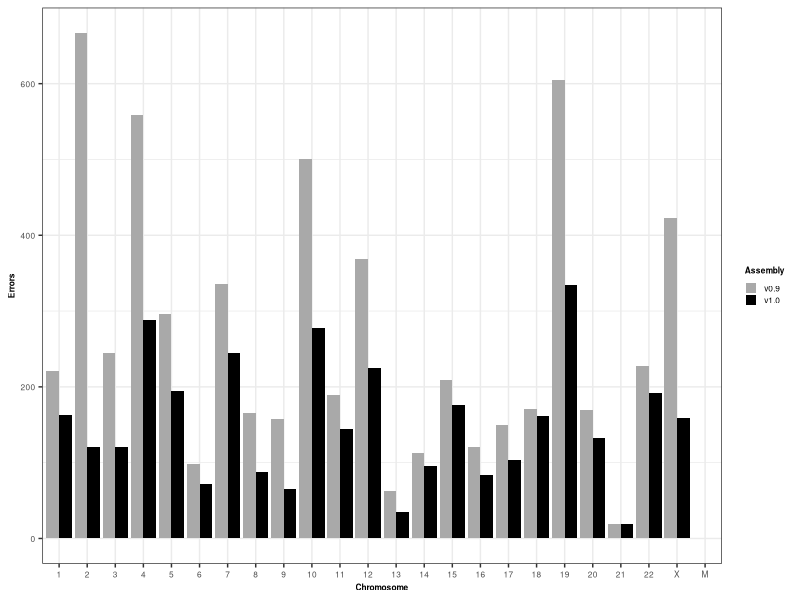
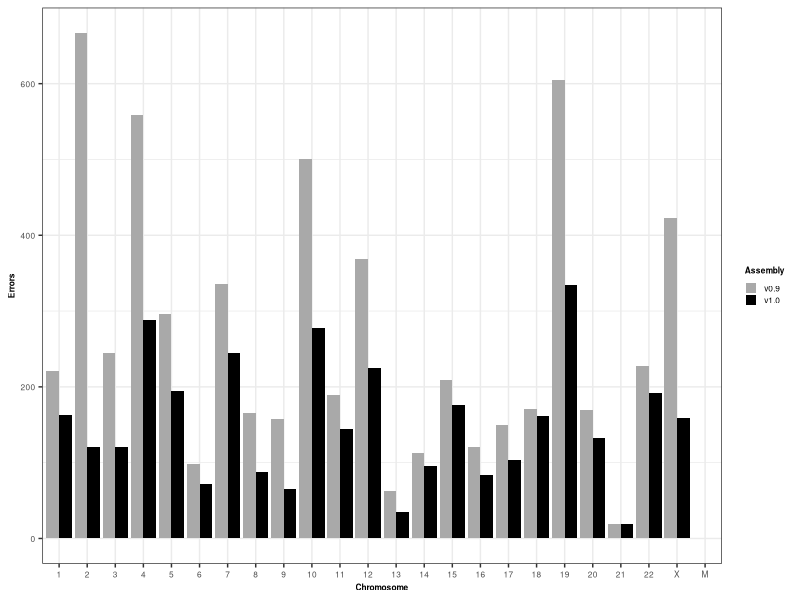

These charts were generated, in order, by the following R code:
library(data.table)
library(ggplot2)
library(scales)

# Color
v09="darkgray"
v10="black"
asmPalette=c(v09, v10)

dat=fread("ED_Fig4b_error_kmer_v0.9_v1.0.tab", header = T)
head(dat)

# Fix order
dat$Chromosome = factor(dat$Chromosome, levels=c("1", "2", "3", "4", "5", "6", "7", "8", "9", "10",
                                                 "11", "12", "13", "14", "15", "16", "17", "18", "19", "20",
                                                 "21", "22", "X", "M"))

ggplot(dat, aes(x = Chromosome, y = Errors, fill = Assembly)) +
    geom_bar(stat="identity", position="dodge") +
    scale_fill_manual(values = asmPalette) +
    theme_bw() +
    theme(
        axis.text = element_text(size = 6),
        axis.title = element_text(size = 6, face = "bold"),
        legend.title = element_text(size = 6, face = "bold"),
        legend.text = element_text(size = 6),
        legend.key.size = unit(3, "mm"),
        legend.key.height = unit(3, "mm"), #change legend key height
    )
ggsave("ED_Fig4b_error_kmer_v0.9_v1.0.jpg", width = 5, height = 1.5)
